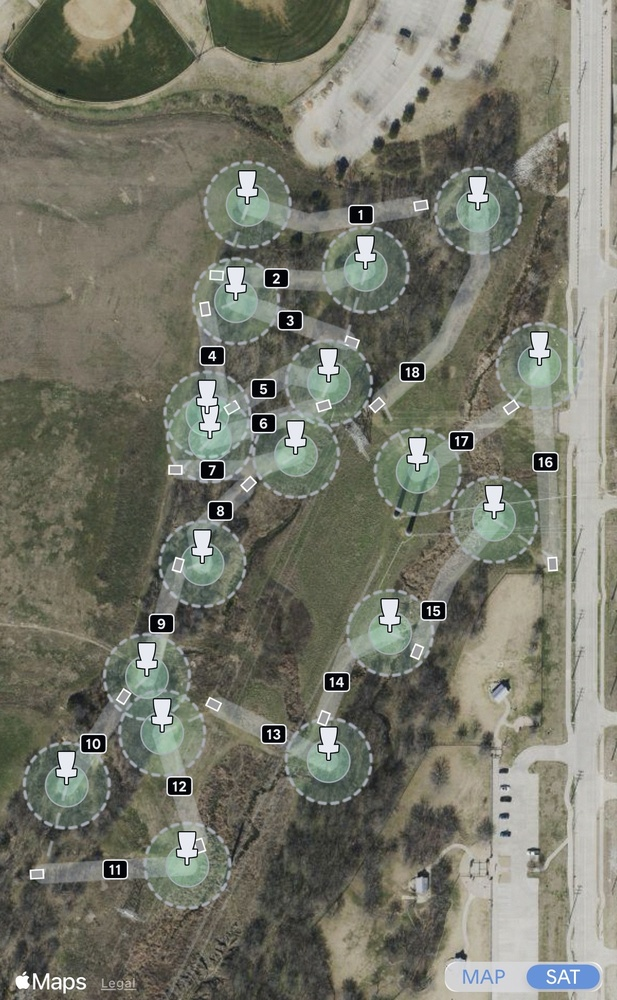
#> input picture old-stuff/resources/TeeTestBlank.jpg, 617 x 1000 px, shrunk from 1290 x 2091 before the run
$ python -i badge_plate_recovery.py   (imports and definitions only)
#> lines starting #> are read from the running program, lines starting #| are printed output that depends on the picture; after the words box and inside, x2 and y2 are one past the last pixel; in counts of white or black regions, pixels touching at a corner belong together
#> further down, picture is the input picture: shape (1000, 617, 3); mean B, G, R 105.9, 118.6, 117.8
#!/usr/bin/env python3
"""Badge recovery via the DARK PLATE instead of the white frame.

The badge detector keys on the badge's white frame; when a basket sprite
overlaps the badge (both white), the frame component merges with the
sprite blob and the badge is lost (found in review: Lenard h5/h12,
sprites sitting directly on the badge frames). The render model's fix:
the badge's dark plate (near-black rounded rect, ~48x36, with white digit
glyphs inside) can never merge with anything white.

Detector: dark components (V<80, closed 3x3) sized 34-78 x 24-54, fill
>=0.55, aspect 1.0-2.4, with a white-glyph fraction of 4-40% in the
eroded interior. Identity via the badge invariant: each plate must sit on
exactly one hole's tee->basket ray at fraction 0.10-0.60 within 14px.

Dev result: 18/18 plates on every course, zero false positives; the six
frame-detector misses (Heritage 2/12/13/15, Lenard 5/12) all recovered
with unambiguous ray identities. Badge pool 66/72 -> 72/72.
"""
import json
import numpy as np
import cv2

S = '/tmp/claude-0/-home-user-ChainSpot/f2944dcd-e5cd-51df-ba70-0228cccdd281/scratchpad'
CACHE = '/workspace/nuthing-work/pair-matrix-patched'
# [2 lines not run here, left out]
COURSES = ['DashsTrack-full', 'HeritagePark-full', 'Lenard-full', 'TowneLake-full']


def truth_holes(nm, top):
    if nm == 'DashsTrack-full':
        return [{'num': h['number'], 'tee': (h['tee']['xPx'], h['tee']['yPx'] - top),
                 'basket': (h['basket']['xPx'], h['basket']['yPx'] - top)} for h in DASHS['holes']]
    return [{'num': h['number'], 'tee': (h['tee'][0], h['tee'][1] - top),
             'basket': (h['basket'][0], h['basket'][1] - top)} for h in REG[nm]['registeredHoles']]


def find_plates(img):
    hsv = cv2.cvtColor(cv2.cvtColor(img, cv2.COLOR_BGR2RGB), cv2.COLOR_RGB2HSV)
#> hsv: shape (1000, 617, 3); mean H, S, V 36.7, 38.2, 121.2
    V = hsv[:, :, 2]
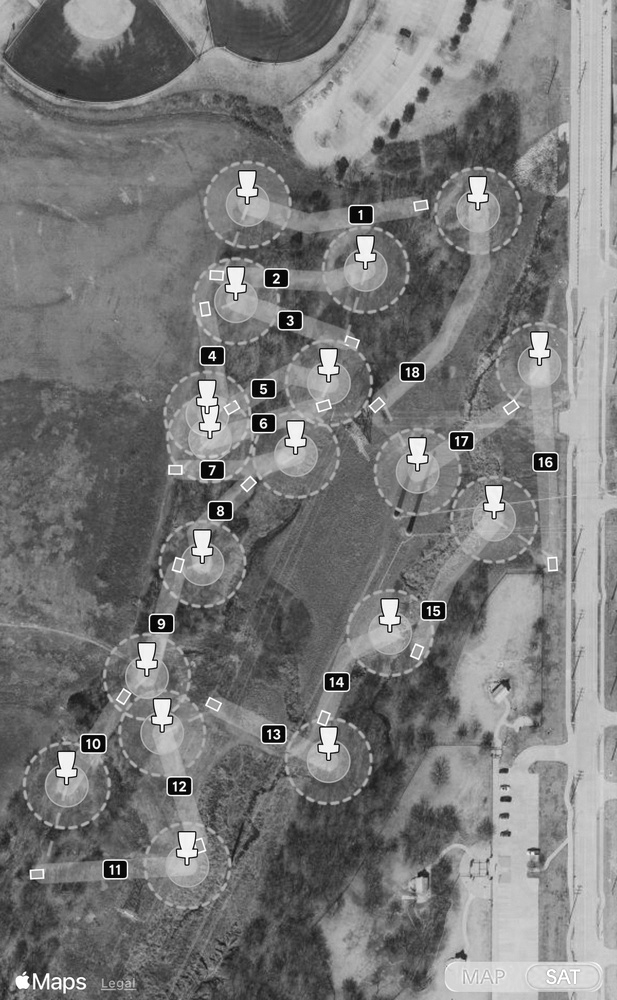
#> V: shape (1000, 617); min 0, max 255, mean 121.2
    dark = cv2.morphologyEx((V < 80).astype(np.uint8), cv2.MORPH_CLOSE, np.ones((3, 3), np.uint8))
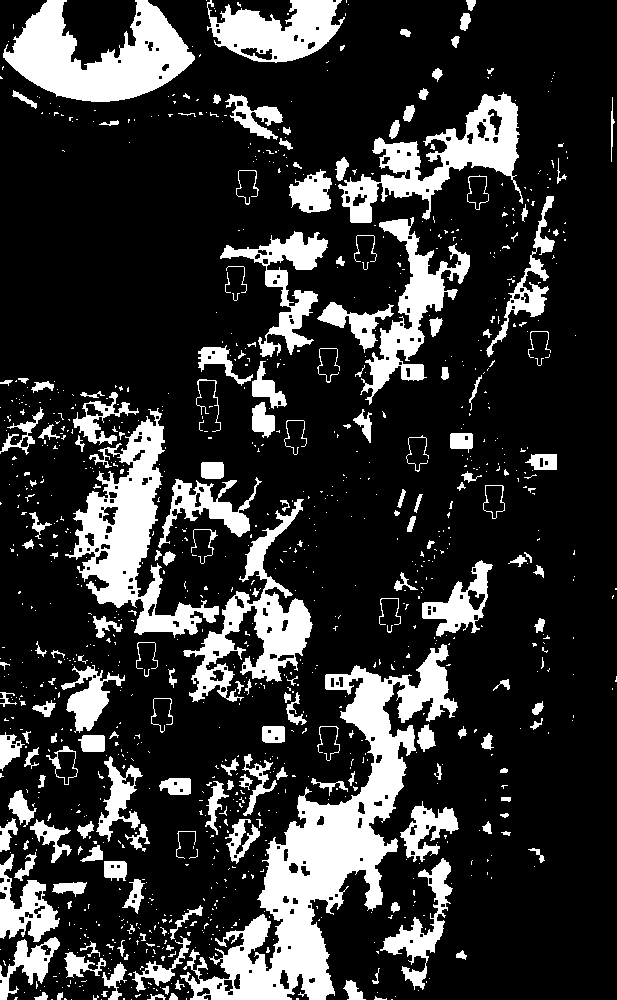
#> dark: shape (1000, 617); values 0 (black) and 1 (white), 20% white; 1080 white regions (882 under 20 px), largest, box (x1, y1, x2, y2) and area: (180, 644, 458, 1000) 25348, (65, 408, 219, 638) 10869, (3, 0, 195, 102) 10686
    ncc, lab, st, ce = cv2.connectedComponentsWithStats(dark, connectivity=8)
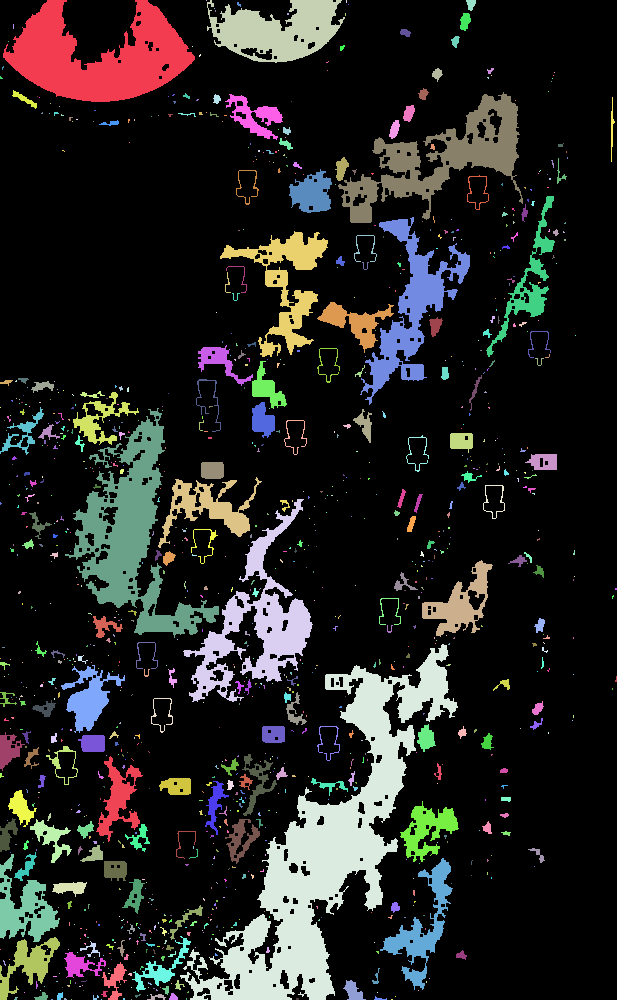
#> lab: shape (1000, 617) int32; 1081 distinct labels, from 0 to 1080; one colour per label, 0 black
#> ncc = 1081; st = 1081 rows, first 6: [0, 0, 617, 1000, 493334], [3, 0, 192, 102, 10686], [206, 0, 1, 1, 1], [207, 0, 138, 63, 5166], [346, 0, 1, 3, 3], [466, 0, 10, 11, 76]; ce = 1081 pairs, first value 0 to 615.8, second value 0 to 999
    out = []
    for l in range(1, ncc):
        x, y, w, h, a = st[l]
        if not (34 <= w <= 78 and 24 <= h <= 54):
            continue
        if a / (w * h) < 0.55 or not (1.0 <= w / h <= 2.4):
            continue
        inner = V[y + 4:y + h - 4, x + 4:x + w - 4]
        if inner.size == 0:
            continue
        gf = float((inner > 190).mean())
        if not (0.04 <= gf <= 0.40):
            continue
        out.append({'cx': float(ce[l][0]), 'cy': float(ce[l][1]), 'w': int(w), 'h': int(h),
                    'glyphFrac': round(gf, 3)})
#> this loop made 1080 passes
#> after the loop, out = []
    return out


# [30 lines not run here, left out]

>>> import cv2
>>> picture = cv2.imread('../../old-stuff/resources/TeeTestBlank.jpg')
>>> result = find_plates(picture)
#> result = []
